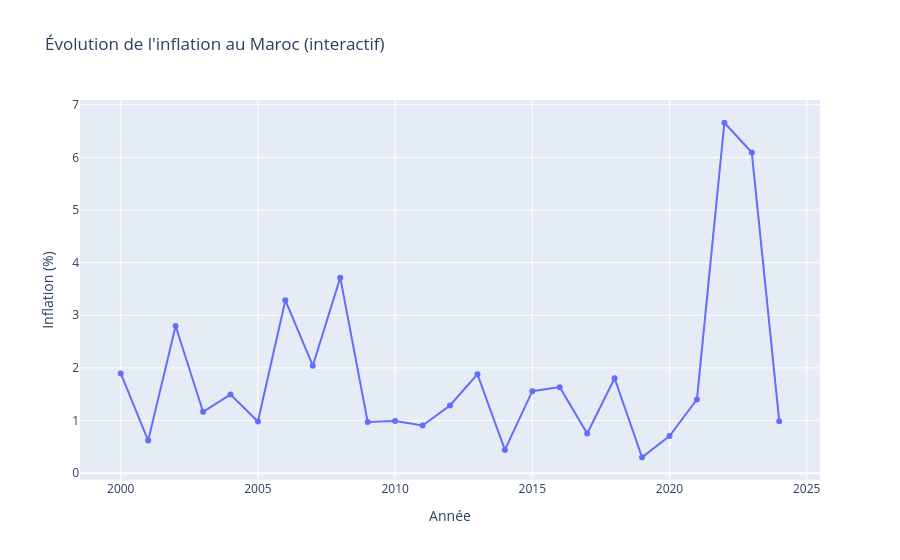

The code cell stored with this chart in its notebook:
### Code cell
fig = go.Figure()
fig.add_trace(go.Scatter(
    x=df.index, y=df['inflation_pct'],
    mode='lines+markers', name='Inflation (%)'
))
fig.update_layout(
    title="Évolution de l'inflation au Maroc (interactif)",
    xaxis_title="Année", yaxis_title="Inflation (%)"
)
fig.write_html('../images/inflation_interactive.html')
fig.show()

### Figure 1 — Plotly figure (JSON) as saved in the notebook; plotly's stock layout.template omitted (floating-point values rounded to 4 significant figures)
{"data": [{"mode": "lines+markers", "name": "Inflation (%)", "type": "scatter", "x": [2000, 2001, 2002, 2003, 2004, 2005, 2006, 2007, 2008, 2009, 2010, 2011, 2012, 2013, 2014, 2015, 2016, 2017, 2018, 2019, 2020, 2021, 2022, 2023, 2024], "y": [1.895, 0.6198, 2.796, 1.168, 1.493, 0.9826, 3.285, 2.042, 3.715, 0.9719, 0.9936, 0.9069, 1.287, 1.881, 0.4423, 1.558, 1.635, 0.7547, 1.804, 0.3034, 0.706, 1.402, 6.657, 6.091, 0.9853]}], "layout": {"title": {"text": "Évolution de l'inflation au Maroc (interactif)"}, "xaxis": {"title": {"text": "Année"}}, "yaxis": {"title": {"text": "Inflation (%)"}}}}
